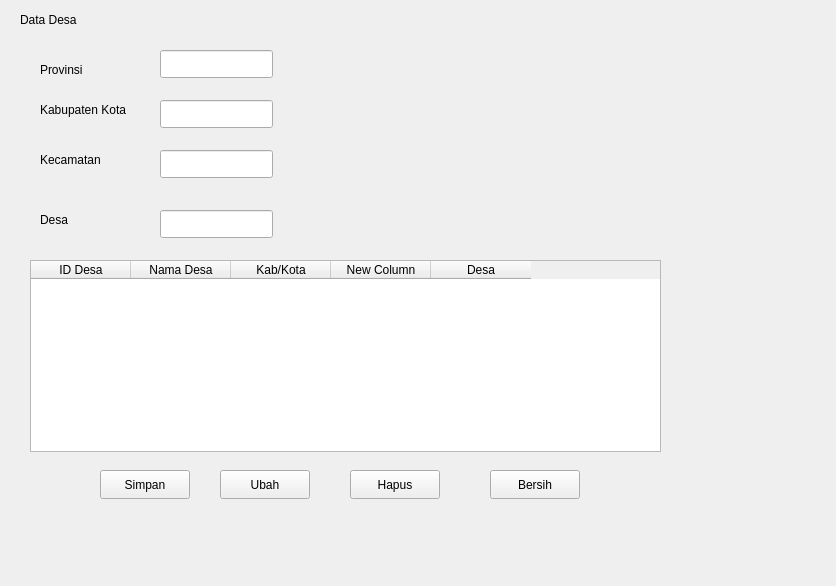
<?xml version="1.0" encoding="UTF-8"?>
<ui version="4.0">
 <class>Form</class>
 <widget class="QWidget" name="Form">
  <property name="geometry">
   <rect>
    <x>0</x>
    <y>0</y>
    <width>836</width>
    <height>586</height>
   </rect>
  </property>
  <property name="windowTitle">
   <string>Form</string>
  </property>
  <widget class="QLabel" name="label">
   <property name="geometry">
    <rect>
     <x>20</x>
     <y>10</y>
     <width>71</width>
     <height>20</height>
    </rect>
   </property>
   <property name="text">
    <string>Data Desa</string>
   </property>
  </widget>
  <widget class="QLabel" name="label_2">
   <property name="geometry">
    <rect>
     <x>40</x>
     <y>60</y>
     <width>81</width>
     <height>20</height>
    </rect>
   </property>
   <property name="text">
    <string>Provinsi</string>
   </property>
  </widget>
  <widget class="QLineEdit" name="txtProvinsi">
   <property name="geometry">
    <rect>
     <x>160</x>
     <y>50</y>
     <width>113</width>
     <height>28</height>
    </rect>
   </property>
  </widget>
  <widget class="QPushButton" name="btnSimpan">
   <property name="geometry">
    <rect>
     <x>100</x>
     <y>470</y>
     <width>90</width>
     <height>29</height>
    </rect>
   </property>
   <property name="text">
    <string>Simpan</string>
   </property>
  </widget>
  <widget class="QPushButton" name="btnUbah">
   <property name="geometry">
    <rect>
     <x>220</x>
     <y>470</y>
     <width>90</width>
     <height>29</height>
    </rect>
   </property>
   <property name="text">
    <string>Ubah</string>
   </property>
  </widget>
  <widget class="QPushButton" name="btnHapus">
   <property name="geometry">
    <rect>
     <x>350</x>
     <y>470</y>
     <width>90</width>
     <height>29</height>
    </rect>
   </property>
   <property name="text">
    <string>Hapus</string>
   </property>
  </widget>
  <widget class="QPushButton" name="btnBersih">
   <property name="geometry">
    <rect>
     <x>490</x>
     <y>470</y>
     <width>90</width>
     <height>29</height>
    </rect>
   </property>
   <property name="text">
    <string>Bersih</string>
   </property>
  </widget>
  <widget class="QTableWidget" name="tableDesa">
   <property name="geometry">
    <rect>
     <x>30</x>
     <y>260</y>
     <width>631</width>
     <height>192</height>
    </rect>
   </property>
   <column>
    <property name="text">
     <string>ID Desa</string>
    </property>
   </column>
   <column>
    <property name="text">
     <string>Nama Desa</string>
    </property>
   </column>
   <column>
    <property name="text">
     <string>Kab/Kota</string>
    </property>
   </column>
   <column>
    <property name="text">
     <string>New Column</string>
    </property>
   </column>
   <column>
    <property name="text">
     <string>Desa</string>
    </property>
   </column>
  </widget>
  <widget class="QLabel" name="label_3">
   <property name="geometry">
    <rect>
     <x>40</x>
     <y>100</y>
     <width>111</width>
     <height>20</height>
    </rect>
   </property>
   <property name="text">
    <string>Kabupaten Kota</string>
   </property>
  </widget>
  <widget class="QLineEdit" name="txtKabkot">
   <property name="geometry">
    <rect>
     <x>160</x>
     <y>100</y>
     <width>113</width>
     <height>28</height>
    </rect>
   </property>
  </widget>
  <widget class="QLabel" name="label_4">
   <property name="geometry">
    <rect>
     <x>40</x>
     <y>150</y>
     <width>81</width>
     <height>20</height>
    </rect>
   </property>
   <property name="text">
    <string>Kecamatan</string>
   </property>
  </widget>
  <widget class="QLineEdit" name="txtKecamatan">
   <property name="geometry">
    <rect>
     <x>160</x>
     <y>150</y>
     <width>113</width>
     <height>28</height>
    </rect>
   </property>
  </widget>
  <widget class="QLabel" name="label_5">
   <property name="geometry">
    <rect>
     <x>40</x>
     <y>210</y>
     <width>63</width>
     <height>20</height>
    </rect>
   </property>
   <property name="text">
    <string>Desa</string>
   </property>
  </widget>
  <widget class="QLineEdit" name="txtDesa">
   <property name="geometry">
    <rect>
     <x>160</x>
     <y>210</y>
     <width>113</width>
     <height>28</height>
    </rect>
   </property>
  </widget>
 </widget>
 <resources/>
 <connections/>
</ui>
